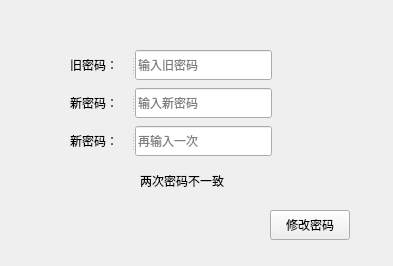
<?xml version="1.0" encoding="UTF-8"?>
<ui version="4.0">
 <class>ChangePass</class>
 <widget class="QWidget" name="ChangePass">
  <property name="geometry">
   <rect>
    <x>0</x>
    <y>0</y>
    <width>393</width>
    <height>266</height>
   </rect>
  </property>
  <property name="sizePolicy">
   <sizepolicy hsizetype="Preferred" vsizetype="Preferred">
    <horstretch>0</horstretch>
    <verstretch>0</verstretch>
   </sizepolicy>
  </property>
  <property name="windowTitle">
   <string>修改密码</string>
  </property>
  <widget class="QLabel" name="pass_diff">
   <property name="geometry">
    <rect>
     <x>140</x>
     <y>170</y>
     <width>105</width>
     <height>22</height>
    </rect>
   </property>
   <property name="font">
    <font>
     <weight>50</weight>
     <bold>false</bold>
    </font>
   </property>
   <property name="text">
    <string>两次密码不一致</string>
   </property>
  </widget>
  <widget class="QPushButton" name="change_btn">
   <property name="geometry">
    <rect>
     <x>270</x>
     <y>210</y>
     <width>80</width>
     <height>30</height>
    </rect>
   </property>
   <property name="text">
    <string>修改密码</string>
   </property>
  </widget>
  <widget class="QSplitter" name="splitter">
   <property name="geometry">
    <rect>
     <x>70</x>
     <y>50</y>
     <width>202</width>
     <height>30</height>
    </rect>
   </property>
   <property name="orientation">
    <enum>Qt::Horizontal</enum>
   </property>
   <widget class="QLabel" name="old_pass">
    <property name="text">
     <string>旧密码：</string>
    </property>
   </widget>
   <widget class="QLineEdit" name="old_edit">
    <property name="echoMode">
     <enum>QLineEdit::Password</enum>
    </property>
    <property name="placeholderText">
     <string>输入旧密码</string>
    </property>
   </widget>
  </widget>
  <widget class="QSplitter" name="splitter_2">
   <property name="geometry">
    <rect>
     <x>70</x>
     <y>88</y>
     <width>202</width>
     <height>30</height>
    </rect>
   </property>
   <property name="orientation">
    <enum>Qt::Horizontal</enum>
   </property>
   <widget class="QLabel" name="new0_pass">
    <property name="text">
     <string>新密码：</string>
    </property>
   </widget>
   <widget class="QLineEdit" name="new0_edit">
    <property name="echoMode">
     <enum>QLineEdit::Password</enum>
    </property>
    <property name="placeholderText">
     <string>输入新密码</string>
    </property>
   </widget>
  </widget>
  <widget class="QSplitter" name="splitter_3">
   <property name="geometry">
    <rect>
     <x>70</x>
     <y>126</y>
     <width>202</width>
     <height>30</height>
    </rect>
   </property>
   <property name="orientation">
    <enum>Qt::Horizontal</enum>
   </property>
   <widget class="QLabel" name="new1_pass">
    <property name="text">
     <string>新密码：</string>
    </property>
   </widget>
   <widget class="QLineEdit" name="new1_edit">
    <property name="echoMode">
     <enum>QLineEdit::Password</enum>
    </property>
    <property name="placeholderText">
     <string>再输入一次</string>
    </property>
   </widget>
  </widget>
 </widget>
 <resources/>
 <connections/>
</ui>
